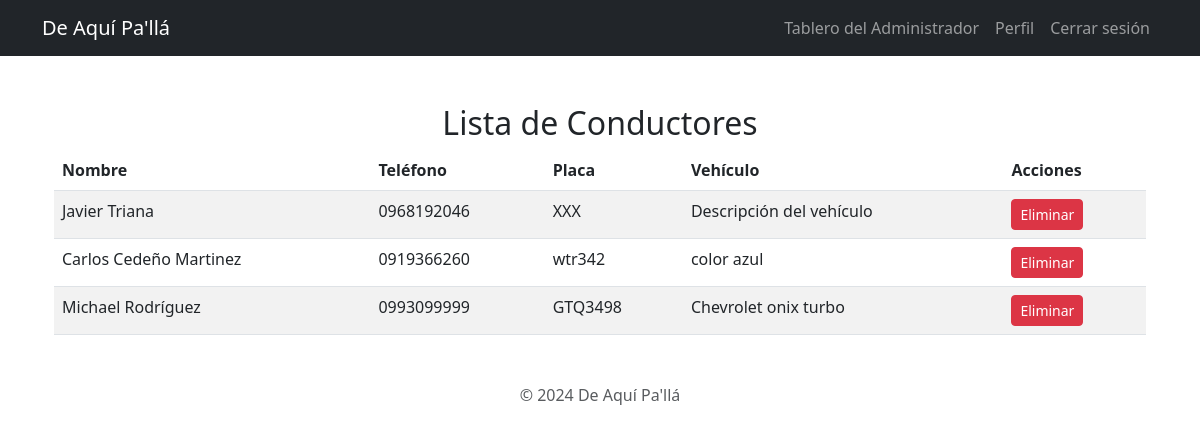
/conductores/ (signed in), run on the app's committed database.
### taxis/models.py (models this page shows, shortened)
class AppUser(AbstractUser):
    ROLE_CHOICES = [
        ('customer', 'Cliente'),
        ('driver', 'Taxista'),
        ('admin', 'Administrador'),
    ]
    role = models.CharField(max_length=10, choices=ROLE_CHOICES, default='customer')
    phone_number = models.CharField(max_length=15, default='', blank=True, null=True)  # Número de celular
    national_id = models.CharField(max_length=20, default='', blank=True, null=True)  # Número de cédula
    profile_picture = models.ImageField(upload_to='profile_pics/', default='default.jpg', blank=True, null=True)  # Foto de perfil

class Taxi(models.Model):
    user = models.OneToOneField(settings.AUTH_USER_MODEL, on_delete=models.CASCADE)
    plate_number = models.CharField(max_length=10, default='')  # Número de placa
    vehicle_description = models.TextField(default='')  # Descripción del vehículo
    latitude = models.FloatField(blank=True, null=True)
    longitude = models.FloatField(blank=True, null=True)
    updated_at = models.DateTimeField(auto_now=True)
    direccion_origen = models.CharField(max_length=255, blank=True, null=True)

### taxis/views.py (the view)
# urls.py: path('conductores/', views.list_drivers, name='list_drivers'),
@login_required
def list_drivers(request):
    if request.user.role != 'admin':  # Solo permite acceso a administradores
        messages.error(request, "No tienes permiso para acceder a esta página.")
        return redirect('home')
    drivers = AppUser.objects.filter(role='driver')
    return render(request, 'list_drivers.html', {'drivers': drivers})

### taxis/templates/list_drivers.html (shortened to what this page needs)
{% extends 'base.html' %}
{% block content %}
<div class="container mt-5">
    <h2 class="text-center">Lista de Conductores</h2>
    {% if drivers %}
        <table class="table table-striped">
            <thead>
                <tr>
                    <th>Nombre</th>
                    <th>Teléfono</th>
                    <th>Placa</th>
                    <th>Vehículo</th>
                    <th>Acciones</th>
                </tr>
            </thead>
            <tbody>
                {% for driver in drivers %}
                <tr>
                    <td>{{ driver.get_full_name }}</td>
                    <td>{{ driver.phone_number }}</td>
                    <td>{{ driver.taxi.plate_number }}</td>
                    <td>{{ driver.taxi.vehicle_description }}</td>
                    <td>
                        <a href="{% url 'delete_driver' driver.id %}" class="btn btn-danger btn-sm"
                           onclick="return confirm('¿Estás seguro de eliminar a este conductor?');">
                            Eliminar
                        </a>
                    </td>
                </tr>
                {% endfor %}
            </tbody>
        </table>
    {% else %}
        <p class="text-center">No hay conductores registrados.</p>
    {% endif %}
</div>
{% endblock %}

### taxis/templates/base.html (shortened to what this page needs)
{% load static %}
<!DOCTYPE html>
<html lang="en">
<head>
    <link href="https://cdn.jsdelivr.net/npm/bootstrap@5.3.0-alpha3/dist/css/bootstrap.min.css" rel="stylesheet">
</head>
<body>
    <nav class="navbar navbar-expand-lg navbar-dark bg-dark">
        <div class="container">
            <a class="navbar-brand" href="/">De Aquí Pa'llá</a>
            <div class="collapse navbar-collapse" id="navbarNav">
                <ul class="navbar-nav ms-auto">
                    {% if user.is_authenticated %}
                        {% if user.role == 'driver' %}
                            <li class="nav-item"><a class="nav-link" href="{% url 'driver_dashboard' %}">Tablero del Taxista</a></li>
                        {% elif user.role == 'customer' %}
                            <li class="nav-item"><a class="nav-link" href="{% url 'customer_dashboard' %}">Tablero del Cliente</a></li>
                        {% elif user.role == 'admin' %}
                            <li class="nav-item"><a class="nav-link" href="{% url 'admin_dashboard' %}">Tablero del Administrador</a></li>
                        {% endif %}
                        <li class="nav-item"><a class="nav-link" href="{% url 'profile' %}">Perfil</a></li>
                        <li class="nav-item"><a class="nav-link" href="{% url 'logout' %}">Cerrar sesión</a></li>
                    {% endif %}
                </ul>
            </div>
        </div>
    </nav>
    <div class="container mt-4">
        {% block content %}
        {% endblock %}
    </div>
    <footer class="text-center mt-5">
        <p class="text-muted">© 2024 De Aquí Pa'llá</p>
    </footer>
</body>
</html>

### data on the page
AppUser: get_full_name "Javier Triana", phone_number "0968192046", taxi.plate_number "XXX", taxi.vehicle_description "Descripción del vehículo"
AppUser: get_full_name "Carlos Cedeño Martinez", phone_number "0919366260", taxi.plate_number "wtr342", taxi.vehicle_description "color azul"
AppUser: get_full_name "Michael Rodríguez", phone_number "0993099999", taxi.plate_number "GTQ3498", taxi.vehicle_description "Chevrolet onix turbo"
